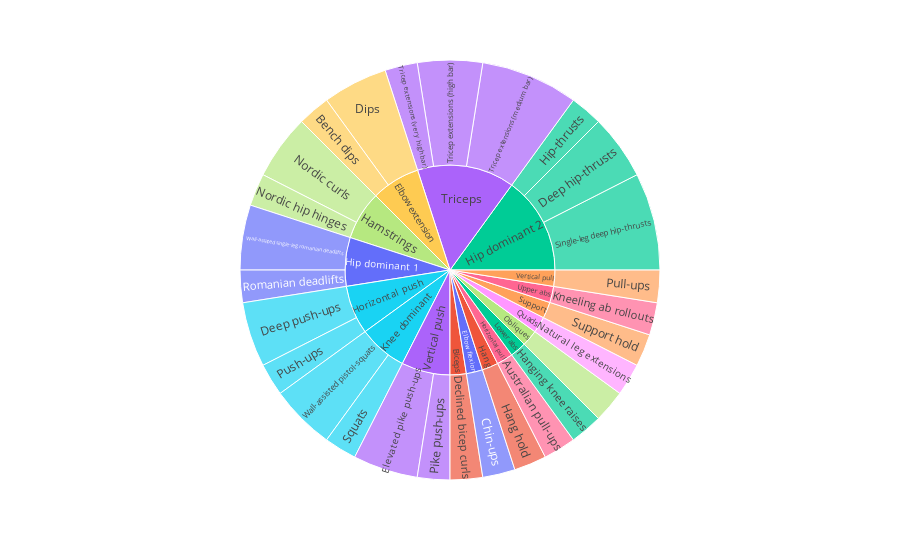

Notebook cell for this chart:
### Code cell
(
    px.sunburst(
        df_exercises, 

        path=['Pattern', 'Progression'], 
        values='Level', 

        color='Pattern', 
    )
)

### Figure 1 — Plotly figure (JSON) as saved in the notebook; plotly's stock layout.template omitted (floating-point values rounded to 4 significant figures)
{"data": [{"branchvalues": "total", "customdata": [["Hip dominant 1"], ["Biceps"], ["Hip dominant 2"], ["Vertical push"], ["Support"], ["Knee dominant"], ["Hip dominant 1"], ["Upper abs"], ["Hip dominant 2"], ["Hamstrings"], ["Hamstrings"], ["Quads"], ["Elbow extension"], ["Elbow flexion"], ["Elbow extension"], ["Hang"], ["Lower abs"], ["Triceps"], ["Triceps"], ["Hip dominant 2"], ["Knee dominant"], ["Vertical push"], ["Vertical pull"], ["Horizontal push"], ["Triceps"], ["Horizontal push"], ["Horizontal pull"], ["Obliques"], ["Biceps"], ["Elbow extension"], ["Elbow flexion"], ["Hamstrings"], ["Hang"], ["Hip dominant 1"], ["Hip dominant 2"], ["Horizontal pull"], ["Horizontal push"], ["Knee dominant"], ["Lower abs"], ["Obliques"], ["Quads"], ["Support"], ["Triceps"], ["Upper abs"], ["Vertical pull"], ["Vertical push"]], "domain": {"x": [0, 1], "y": [0, 1]}, "hovertemplate": "labels=%{label}<br>Level=%{value}<br>parent=%{parent}<br>id=%{id}<br>Pattern=%{customdata[0]}<extra></extra>", "ids": ["Hip dominant 1/Romanian deadlifts", "Biceps/Declined bicep curls", "Hip dominant 2/Deep hip-thrusts", "Vertical push/Elevated pike push-ups", "Support/Support hold", "Knee dominant/Squats", "Hip dominant 1/Wall-assisted single-leg romanian deadlifts", "Upper abs/Kneeling ab rollouts", "Hip dominant 2/Hip-thrusts", "Hamstrings/Nordic hip hinges", "Hamstrings/Nordic curls", "Quads/Natural leg extensions", "Elbow extension/Dips", "Elbow flexion/Chin-ups", "Elbow extension/Bench dips", "Hang/Hang hold", "Lower abs/Hanging knee raises", "Triceps/Tricep extensions (medium bar)", "Triceps/Tricep extensions (very high bar)", "Hip dominant 2/Single-leg deep hip-thrusts", "Knee dominant/Wall-assisted pistol-squats", "Vertical push/Pike push-ups", "Vertical pull/Pull-ups", "Horizontal push/Push-ups", "Triceps/Tricep extensions (high bar)", "Horizontal push/Deep push-ups", "Horizontal pull/Australian pull-ups", "Obliques/", "Biceps", "Elbow extension", "Elbow flexion", "Hamstrings", "Hang", "Hip dominant 1", "Hip dominant 2", "Horizontal pull", "Horizontal push", "Knee dominant", "Lower abs", "Obliques", "Quads", "Support", "Triceps", "Upper abs", "Vertical pull", "Vertical push"], "labels": ["Romanian deadlifts", "Declined bicep curls", "Deep hip-thrusts", "Elevated pike push-ups", "Support hold", "Squats", "Wall-assisted single-leg romanian deadlifts", "Kneeling ab rollouts", "Hip-thrusts", "Nordic hip hinges", "Nordic curls", "Natural leg extensions", "Dips", "Chin-ups", "Bench dips", "Hang hold", "Hanging knee raises", "Tricep extensions (medium bar)", "Tricep extensions (very high bar)", "Single-leg deep hip-thrusts", "Wall-assisted pistol-squats", "Pike push-ups", "Pull-ups", "Push-ups", "Tricep extensions (high bar)", "Deep push-ups", "Australian pull-ups", "", "Biceps", "Elbow extension", "Elbow flexion", "Hamstrings", "Hang", "Hip dominant 1", "Hip dominant 2", "Horizontal pull", "Horizontal push", "Knee dominant", "Lower abs", "Obliques", "Quads", "Support", "Triceps", "Upper abs", "Vertical pull", "Vertical push"], "marker": {"colors": ["#636efa", "#EF553B", "#00cc96", "#ab63fa", "#FFA15A", "#19d3f3", "#636efa", "#FF6692", "#00cc96", "#B6E880", "#B6E880", "#FF97FF", "#FECB52", "#636efa", "#FECB52", "#EF553B", "#00cc96", "#ab63fa", "#ab63fa", "#00cc96", "#19d3f3", "#ab63fa", "#FFA15A", "#19d3f3", "#ab63fa", "#19d3f3", "#FF6692", "#B6E880", "#EF553B", "#FECB52", "#636efa", "#B6E880", "#EF553B", "#636efa", "#00cc96", "#FF6692", "#19d3f3", "#19d3f3", "#00cc96", "#B6E880", "#FF97FF", "#FFA15A", "#ab63fa", "#FF6692", "#FFA15A", "#ab63fa"]}, "name": "", "parents": ["Hip dominant 1", "Biceps", "Hip dominant 2", "Vertical push", "Support", "Knee dominant", "Hip dominant 1", "Upper abs", "Hip dominant 2", "Hamstrings", "Hamstrings", "Quads", "Elbow extension", "Elbow flexion", "Elbow extension", "Hang", "Lower abs", "Triceps", "Triceps", "Hip dominant 2", "Knee dominant", "Vertical push", "Vertical pull", "Horizontal push", "Triceps", "Horizontal push", "Horizontal pull", "Obliques", "", "", "", "", "", "", "", "", "", "", "", "", "", "", "", "", "", ""], "type": "sunburst", "values": [1, 1, 2, 2, 1, 1, 2, 1, 1, 1, 2, 1, 2, 1, 1, 1, 1, 3, 1, 3, 2, 1, 1, 1, 2, 2, 1, 1, 1, 3, 1, 3, 1, 3, 6, 1, 3, 3, 1, 1, 1, 1, 6, 1, 1, 3]}], "layout": {"legend": {"tracegroupgap": 0}, "margin": {"t": 60}}}
